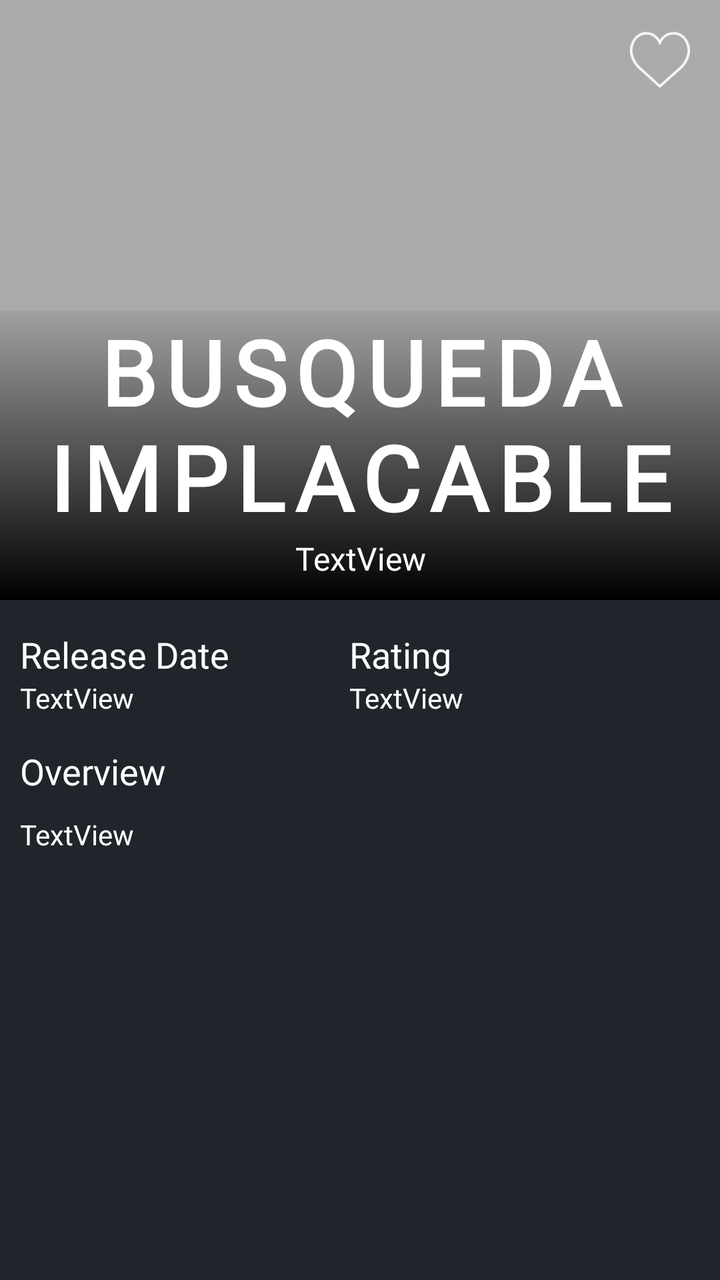
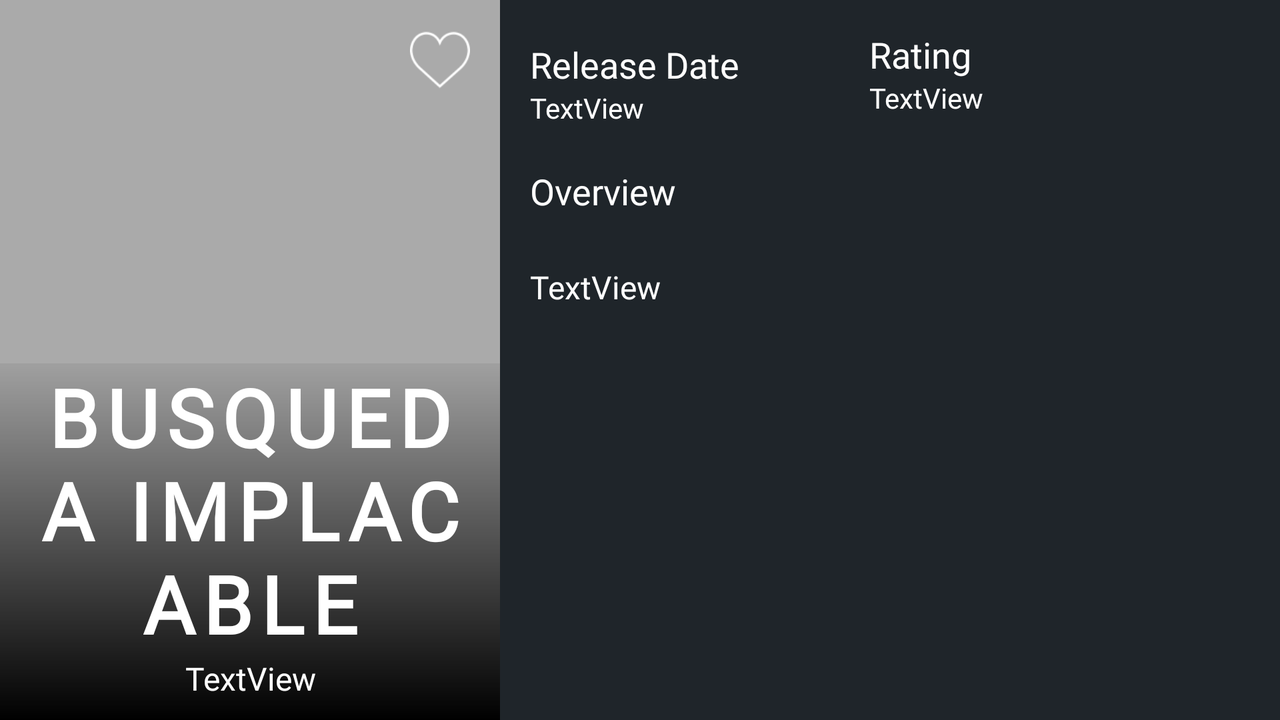

First picture: res/layout/ on a phone held upright. Second picture: the repository's own variant of that layout, on a device whose configuration matches the variant's folder. Source for both follows.
<!-- AndroidManifest.xml: application theme AppTheme -->
<!-- res/layout/fragment_detail_movie.xml -->
<?xml version="1.0" encoding="utf-8"?>
<RelativeLayout xmlns:android="http://schemas.android.com/apk/res/android"
    xmlns:app="http://schemas.android.com/apk/res-auto"
    xmlns:tools="http://schemas.android.com/tools"
    android:layout_width="match_parent"
    android:layout_height="match_parent"
    android:background="@color/colorDarkSlateGray"
    tools:context=".Fragment.DetailMovieFragment">

    

    <FrameLayout
        android:id="@+id/frameProfile"
        android:layout_width="match_parent"
        android:layout_height="300dp"
        android:background="@android:color/black">

        <ImageView
            android:id="@+id/imageView2"
            android:layout_width="match_parent"
            android:layout_height="match_parent"
            android:src="@android:color/darker_gray" />

        <ImageView
            android:id="@+id/imageViewLike"
            android:layout_width="30dp"
            android:layout_height="30dp"
            android:layout_gravity="right"
            android:layout_margin="15dp"
            android:src="@drawable/like" />

    </FrameLayout>

    <LinearLayout
        android:layout_width="match_parent"
        android:layout_height="wrap_content"
        android:layout_alignBottom="@+id/frameProfile"
        android:background="@drawable/gradient"
        android:orientation="vertical">

        <TextView
            android:id="@+id/textviewTitle"
            android:layout_width="match_parent"
            android:layout_height="wrap_content"
            android:layout_alignParentBottom="false"
            android:fontFamily="@font/sixcaps"
            android:gravity="center"
            android:letterSpacing="0.1"
            android:paddingLeft="10dp"
            android:paddingRight="10dp"
            android:paddingStart="10dp"
            android:text="BUSQUEDA IMPLACABLE"
            android:textColor="@android:color/white"
            android:textSize="45sp"
            android:textStyle="bold" />

        <TextView
            android:id="@+id/textViewGenres"
            android:layout_width="match_parent"
            android:layout_height="wrap_content"
            android:layout_below="@+id/frameProfile"

            android:fontFamily="@font/archivonarrowregular"
            android:gravity="center"
            android:paddingBottom="10dp"
            android:paddingLeft="10dp"
            android:paddingRight="10dp"
            android:text="TextView"
            android:textColor="@android:color/white"
            android:textSize="16sp" />
    </LinearLayout>

    <TextView
        android:id="@+id/textView3"
        android:layout_width="wrap_content"
        android:layout_height="wrap_content"
        android:layout_below="@+id/linearRelease"
        android:layout_marginTop="5dp"
        android:fontFamily="@font/archivonarrowregular"
        android:paddingLeft="10dp"
        android:text="@string/overview"
        android:textColor="@android:color/white"
        android:textSize="18sp" />

    <ScrollView
        android:layout_width="match_parent"
        android:layout_height="match_parent"
        android:layout_below="@+id/textView3">

        <LinearLayout
            android:layout_width="match_parent"
            android:layout_height="wrap_content"
            android:orientation="vertical">

            <TextView
                android:id="@+id/textViewOverview"
                android:layout_width="match_parent"
                android:layout_height="wrap_content"
                android:layout_below="@+id/textViewAvg"
                android:fontFamily="@font/sourcesanspro"
                android:padding="10dp"
                android:text="TextView"
                android:textColor="@android:color/white"
                android:textSize="14sp" />

        </LinearLayout>
    </ScrollView>

    <LinearLayout
        android:id="@+id/linearRelease"
        android:layout_width="wrap_content"
        android:layout_height="wrap_content"
        android:layout_below="@+id/frameProfile"
        android:layout_marginTop="5dp"
        android:orientation="vertical"
        android:padding="10dp">

        <TextView
            android:id="@+id/textView4"
            android:layout_width="wrap_content"
            android:layout_height="wrap_content"
            android:layout_weight="1"
            android:fontFamily="@font/archivonarrowregular"
            android:paddingEnd="5dp"
            android:text="@string/release_date"
            android:textAllCaps="false"
            android:textColor="@color/colorWhite"
            android:textSize="18sp" />

        <TextView
            android:id="@+id/textViewRelease"
            android:layout_width="wrap_content"
            android:layout_height="wrap_content"
            android:layout_below="@+id/frameProfile"
            android:layout_weight="1"
            android:fontFamily="@font/sourcesanspro"
            android:text="TextView"
            android:textColor="@android:color/white"
            android:textSize="14sp" />
    </LinearLayout>

    <LinearLayout
        android:layout_width="wrap_content"
        android:layout_height="wrap_content"
        android:layout_alignParentRight="false"
        android:layout_below="@+id/frameProfile"
        android:layout_marginLeft="35dp"
        android:layout_marginTop="5dp"
        android:layout_toRightOf="@+id/linearRelease"
        android:orientation="vertical"
        android:padding="10dp">

        <TextView
            android:id="@+id/textView5"
            android:layout_width="wrap_content"
            android:layout_height="wrap_content"
            android:layout_weight="1"
            android:fontFamily="@font/archivonarrowregular"
            android:text="@string/rating"
            android:textAllCaps="false"
            android:textColor="@color/colorWhite"
            android:textSize="18sp" />

        <TextView
            android:id="@+id/textViewAvg"
            android:layout_width="wrap_content"
            android:layout_height="wrap_content"
            android:layout_below="@+id/frameProfile"
            android:layout_toEndOf="@+id/textViewRelease"
            android:layout_weight="1"
            android:fontFamily="@font/sourcesanspro"
            android:text="TextView"
            android:textColor="@android:color/white"
            android:textSize="14sp" />
    </LinearLayout>

</RelativeLayout>
<!-- resources referenced by this layout -->
<resources>
  <color name="colorDarkSlateGray">#1f252a</color>
  <color name="colorWhite">#ffffff</color>
  <!-- drawable gradient (drawable) -->
  <?xml version="1.0" encoding="utf-8"?>
  <shape xmlns:android="http://schemas.android.com/apk/res/android"
      android:shape="rectangle">
      <gradient
          android:startColor="@color/colorTransparent"
          android:endColor="@color/colorBlack"
          android:angle="-270" />
  </shape>
  <!-- drawable like: png bitmap (drawable, 1454 bytes) -->
  <string name="overview">Overview</string>
  <string name="rating">Rating</string>
  <string name="release_date">Release Date</string>
  <style name="AppTheme" parent="Theme.AppCompat.Light.DarkActionBar">
          
          <item name="colorPrimary">@color/colorPrimary</item>
          <item name="colorPrimaryDark">@color/colorPrimaryDark</item>
          <item name="colorAccent">@color/colorAccent</item>
      </style>
  <color name="colorTransparent">#0F000000</color>
  <color name="colorBlack">#000</color>
  <color name="colorPrimary">#000000</color>
  <color name="colorPrimaryDark">#1f252a</color>
  <color name="colorAccent">#ff404a</color>
</resources>
<!-- res/layout-land/fragment_detail_movie.xml (the repository's variant of the layout above) -->
<!-- drawn on the phone turned sideways -->
<?xml version="1.0" encoding="utf-8"?>
<RelativeLayout xmlns:android="http://schemas.android.com/apk/res/android"
    xmlns:app="http://schemas.android.com/apk/res-auto"
    xmlns:tools="http://schemas.android.com/tools"
    android:layout_width="match_parent"
    android:layout_height="match_parent"
    android:background="@color/colorDarkSlateGray"
    tools:context=".Fragment.DetailMovieFragment">

    

    <FrameLayout
        android:id="@+id/frameProfile"
        android:layout_width="250dp"
        android:layout_height="match_parent"
        android:background="@android:color/black">

        <ImageView
            android:id="@+id/imageView2"
            android:layout_width="match_parent"
            android:layout_height="match_parent"
            android:src="@android:color/darker_gray" />

        <ImageView
            android:id="@+id/imageViewLike"
            android:layout_width="30dp"
            android:layout_height="30dp"
            android:layout_gravity="right"
            android:layout_margin="15dp"
            android:src="@drawable/like" />
            />

    </FrameLayout>

    <LinearLayout
        android:layout_width="match_parent"
        android:layout_height="wrap_content"
        android:layout_alignBottom="@+id/frameProfile"
        android:layout_alignEnd="@+id/frameProfile"
        android:background="@drawable/gradient"
        android:orientation="vertical">

        <TextView
            android:id="@+id/textviewTitle"
            android:layout_width="match_parent"
            android:layout_height="wrap_content"
            android:layout_alignParentBottom="false"
            android:fontFamily="@font/sixcaps"
            android:gravity="center"
            android:letterSpacing="0.1"
            android:paddingLeft="10dp"
            android:paddingRight="10dp"
            android:paddingStart="10dp"
            android:text="BUSQUEDA IMPLACABLE"
            android:textColor="@android:color/white"
            android:textSize="40sp"
            android:textStyle="bold" />

        <TextView
            android:id="@+id/textViewGenres"
            android:layout_width="match_parent"
            android:layout_height="wrap_content"
            android:layout_below="@+id/frameProfile"

            android:fontFamily="@font/archivonarrowregular"
            android:gravity="center"
            android:paddingBottom="10dp"
            android:paddingLeft="10dp"
            android:paddingRight="10dp"
            android:text="TextView"
            android:textColor="@android:color/white"
            android:textSize="16sp" />
    </LinearLayout>

    <TextView
        android:id="@+id/textView3"
        android:layout_width="wrap_content"
        android:layout_height="wrap_content"
        android:layout_below="@+id/linearRelease"
        android:layout_marginTop="5dp"
        android:layout_toRightOf="@+id/frameProfile"
        android:fontFamily="@font/archivonarrowregular"
        android:paddingLeft="15dp"
        android:text="@string/overview"
        android:textColor="@android:color/white"
        android:textSize="18sp" />

    <ScrollView
        android:layout_width="match_parent"
        android:layout_height="match_parent"
        android:layout_below="@+id/textView3"
        android:layout_toRightOf="@+id/frameProfile">

        <LinearLayout
            android:layout_width="match_parent"
            android:layout_height="wrap_content"
            android:orientation="vertical">

            <TextView
                android:id="@+id/textViewOverview"
                android:layout_width="match_parent"
                android:layout_height="wrap_content"
                android:layout_below="@+id/textView3"
                android:layout_marginTop="10dp"
                android:fontFamily="@font/archivonarrowregular"
                android:padding="15dp"
                android:text="TextView"
                android:textColor="@android:color/white"
                android:textSize="16sp" />
        </LinearLayout>
    </ScrollView>

    <LinearLayout
        android:id="@+id/linearRelease"
        android:layout_width="wrap_content"
        android:layout_height="wrap_content"
        android:layout_marginTop="5dp"
        android:layout_toRightOf="@+id/frameProfile"
        android:orientation="vertical"
        android:padding="15dp">

        <TextView
            android:id="@+id/textView4"
            android:layout_width="wrap_content"
            android:layout_height="wrap_content"
            android:layout_weight="1"
            android:fontFamily="@font/archivonarrowregular"
            android:paddingEnd="5dp"
            android:text="@string/release_date"
            android:textAllCaps="false"
            android:textColor="@color/colorWhite"
            android:textSize="18sp" />

        <TextView
            android:id="@+id/textViewRelease"
            android:layout_width="wrap_content"
            android:layout_height="wrap_content"
            android:layout_below="@+id/frameProfile"
            android:layout_weight="1"
            android:fontFamily="@font/sourcesanspro"
            android:text="TextView"
            android:textColor="@android:color/white"
            android:textSize="14sp" />
    </LinearLayout>

    <LinearLayout
        android:layout_width="wrap_content"
        android:layout_height="wrap_content"
        android:layout_alignParentRight="false"
        android:layout_marginLeft="35dp"
        android:layout_marginTop="5dp"
        android:layout_toRightOf="@+id/linearRelease"
        android:orientation="vertical"
        android:padding="10dp">

        <TextView
            android:id="@+id/textView5"
            android:layout_width="wrap_content"
            android:layout_height="wrap_content"
            android:layout_weight="1"
            android:fontFamily="@font/archivonarrowregular"
            android:text="@string/rating"
            android:textAllCaps="false"
            android:textColor="@color/colorWhite"
            android:textSize="18sp" />

        <TextView
            android:id="@+id/textViewAvg"
            android:layout_width="wrap_content"
            android:layout_height="wrap_content"
            android:layout_below="@+id/frameProfile"
            android:layout_toEndOf="@+id/textViewRelease"
            android:layout_weight="1"
            android:fontFamily="@font/sourcesanspro"
            android:text="TextView"
            android:textColor="@android:color/white"
            android:textSize="14sp" />
    </LinearLayout>

</RelativeLayout>
